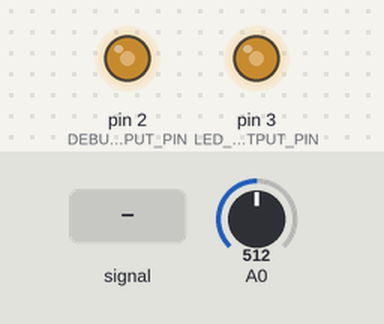
Bench run of a sketch on a simulated Arduino Leonardo, built with avr-gcc and run on an emulated ATmega32U4. Parts: output pins drawn as LEDs (lit = HIGH). The inputs (shaded band) are chosen by the test bench; at power-on: A0 = 512.

Above: at 1.2 s.
1.3 s: A0 fed a 200 Hz sine of ±255 counts around its level
4.3 s: A0 set to 306
At 6.1 s:
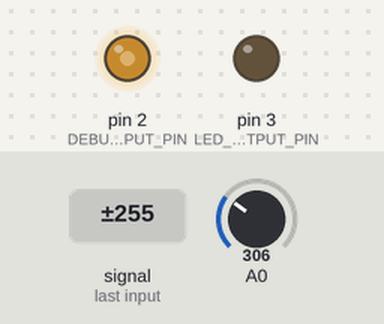
7.3 s: A0 fed a 1000 Hz sine of ±255 counts around its level
10.3 s: A0 set to 511
At 11.3 s:
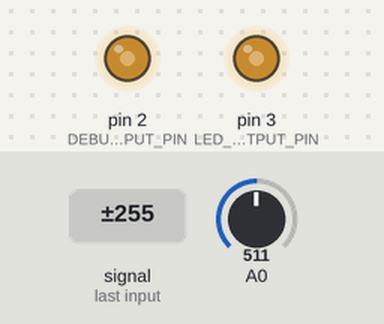
Timing chart, 0 to 12.8 s (numbered marks = the images above; inputs shaded):
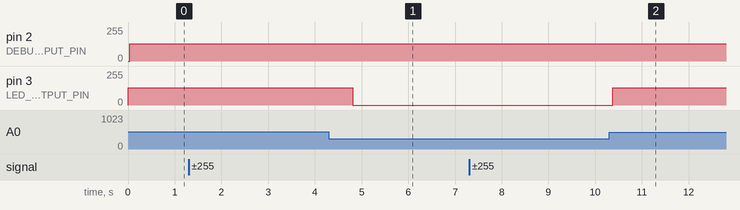

Measured:
- after the input at 4.3 s, pin 3 (LED_OUTPUT_PIN): 131/255 → 0/255 after 0.51 s
- after the input at 10.3 s, pin 3 (LED_OUTPUT_PIN): 0/255 → 130/255 after 0.07 s

The sketch:

BasicSoundFastAdc.ino
```cpp
/*
 * This code extends BasicSound.ino by experimenting with FASTADC to speed up
 * analogRead calls; however, FASTADC is disabled by default and the code works
 * fine without it.
 *
 * The other difference with BasicSound.ino is that we implemented a VUMeter fade
 * so the maximum sensed microphone value is output to the mic and then faded downwards
 * until a new max is sensed.
 *
 * Re: FASTADC
 * Some of my experiments on the Arduino Leonardo and using a pocket oscillocope measuring
 * the I/O frequency (square wave) on Pin 2:
 *  With FASTADC 1 and DEBUG 0, 6.5 kHz
 *  With FASTADC 0 and DEBUG 0, 2.93 kHz
 *  With FASTADC 1 and DEBUG 1, 1.53 kHz
 *  With FASTADC 0 and DEBUG 1, 1.19 kHz
 *  With FASTADC 0 and DEBUG 1 and INCLUDE_SAMPLING_RATE 1, 610 Hz
 *
 * So, clearly printing to serial slows down sampling significantly
 *
 * Based in part on:
 *  - https://learn.adafruit.com/adafruit-microphone-amplifier-breakout/measuring-sound-levels
 *  - FASTADC code from: https://forum.arduino.cc/index.php?topic=6549.0
 */

// Set FASTADC to 1 if you want to speed up analogRead
// Not necessary for a simple volume meter, however.
#define FASTADC 0

// defines for setting and clearing register bits
// This is relevant only if FASTADC is enabled
#ifndef cbi
#define cbi(sfr, bit) (_SFR_BYTE(sfr) &= ~_BV(bit))
#endif
#ifndef sbi
#define sbi(sfr, bit) (_SFR_BYTE(sfr) |= _BV(bit))
#endif

const int LED_OUTPUT_PIN = 3;
const int MAX_ANALOG_IN = 676; //1024 with 5V, 676 with 3.3V on Arduino Uno
const int MAX_ANALOG_OUT = 255;

float _samplesPerSecond = 0;
unsigned long _numSamples = 0;
unsigned long _lastTimeStamp = 0;

int _maxSoundLevel = 0; // the maximum sound level read

// Because we are reading sound levels so quickly, it's useful
// to *fade* the LED down from sound peaks (much like a typical VUMeter)
// So, we capture max values with _fadeLedVal and then decrement
// each time _fadeTimeMs threshold is passed
int _fadeLedVal = 0;
unsigned long _fadeTimeMs = 1; // amount of time to stay on a particular LED output val
unsigned long _fadeTimestamp = 0; // last fade decrement timestamp

const int DEBUG_LED_OUTPUT_PIN = 2;
boolean _debugLedVal = true;

#define DEBUG 0
#define INCLUDE_SAMPLING_RATE 0 //include sampling rate in debug Serial output

void setup() {
  // the fastest supported baud rate is 115200
  // https://www.arduino.cc/en/Reference/SoftwareSerialBegin
#if DEBUG
  Serial.begin(115200);
#endif

  #if FASTADC
   // set prescale to 16
   sbi(ADCSRA,ADPS2) ;
   cbi(ADCSRA,ADPS1) ;
   cbi(ADCSRA,ADPS0) ;
  #endif

  //_lastTimeStamp = millis();
  pinMode(LED_OUTPUT_PIN, OUTPUT);
  pinMode(DEBUG_LED_OUTPUT_PIN, OUTPUT);

  _lastTimeStamp = millis();
}

void loop() {

  digitalWrite(DEBUG_LED_OUTPUT_PIN, _debugLedVal);
  _debugLedVal = !_debugLedVal;


  int soundLevel = analogRead(A0);
  int ledVal = map(soundLevel, MAX_ANALOG_IN/2, MAX_ANALOG_IN, 0, MAX_ANALOG_OUT);
  ledVal = constrain(ledVal, 0, MAX_ANALOG_OUT);

  // set the new fadeLedVal if ledVal is bigger
  if(ledVal >= _fadeLedVal){
    _fadeLedVal = ledVal;
    _fadeTimestamp = millis();
  }

  // decrement the fade if we surprassed the _fadeTimeMs threshold
  if(millis() - _fadeTimestamp > _fadeTimeMs){
    _fadeLedVal--;
    _fadeTimestamp = millis();
  }

  // Write out the fade val
  analogWrite(LED_OUTPUT_PIN, _fadeLedVal);

  // The rest of this is just debugging
#if DEBUG
  _numSamples++;

  unsigned long timeDiff = millis() - _lastTimeStamp;
  if(timeDiff > 1000){
    _samplesPerSecond = _numSamples / (float)((timeDiff)/1000.0);
    _lastTimeStamp = millis();
    _numSamples = 0;
  }

  if(_maxSoundLevel < soundLevel){
    _maxSoundLevel = soundLevel;
  }

  #if INCLUDE_SAMPLING_RATE
  Serial.print(_samplesPerSecond);
  Serial.print(", ");
  #endif
  Serial.print(soundLevel);
  Serial.print(", ");
  Serial.print(ledVal);
  Serial.print(", ");
  Serial.println(_fadeLedVal);
#endif
}
```
